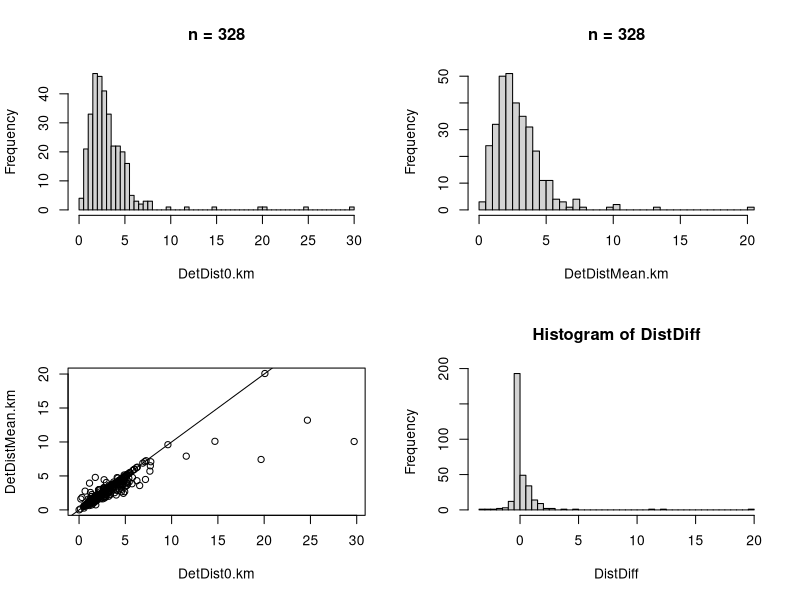
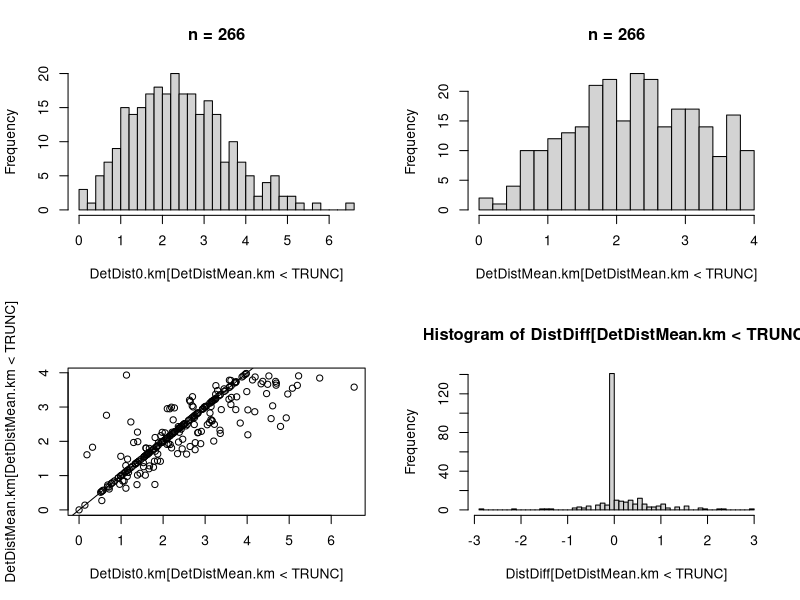
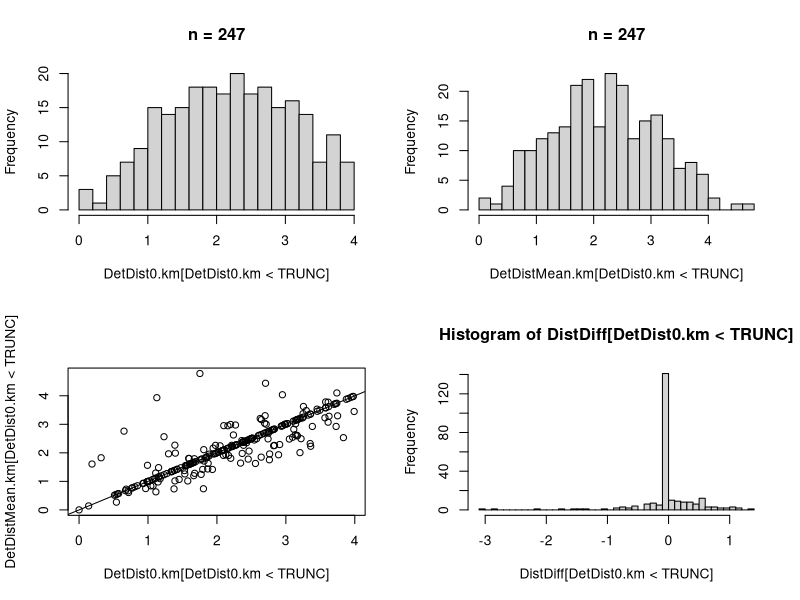
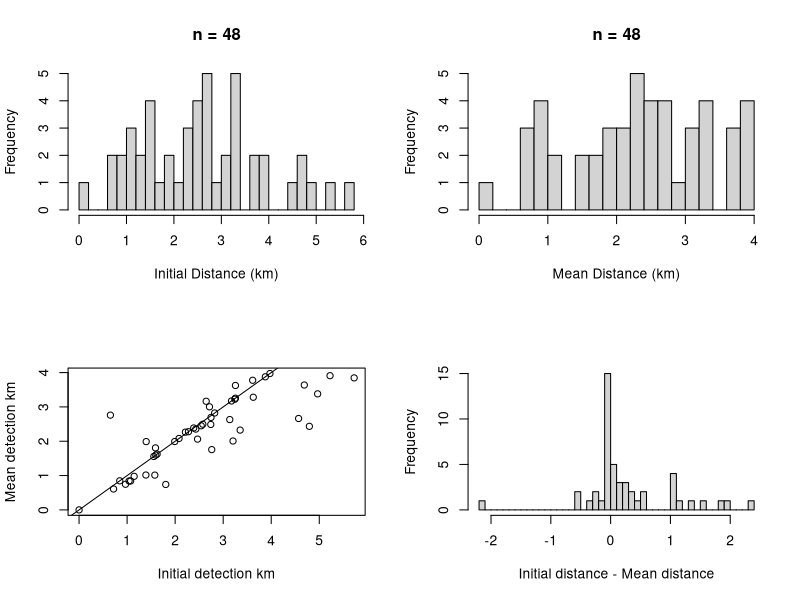
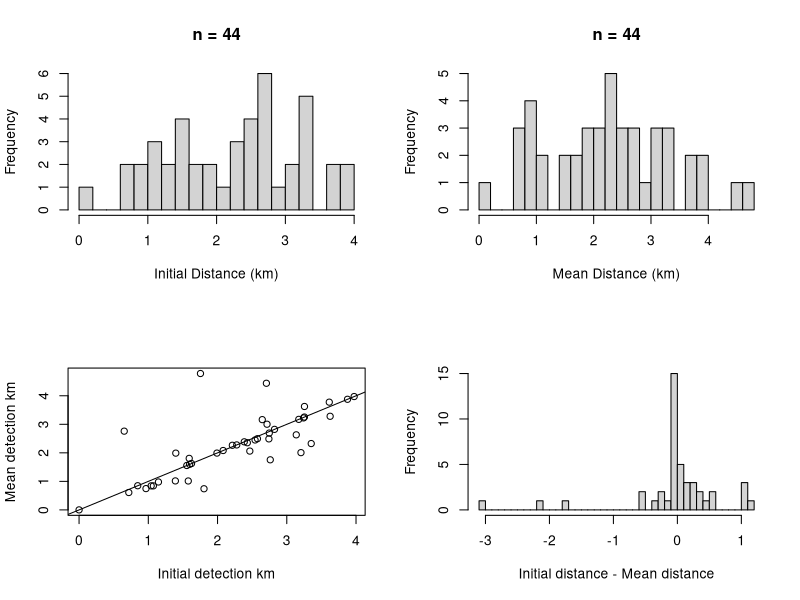
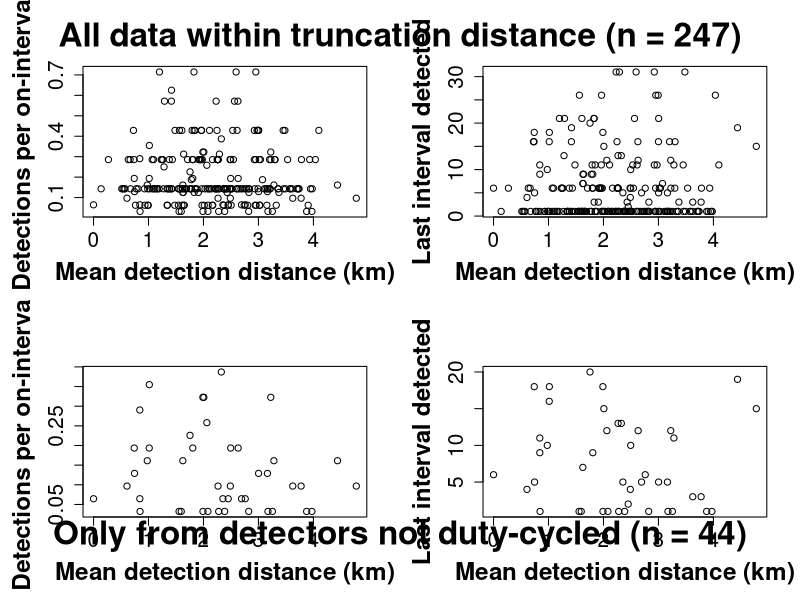
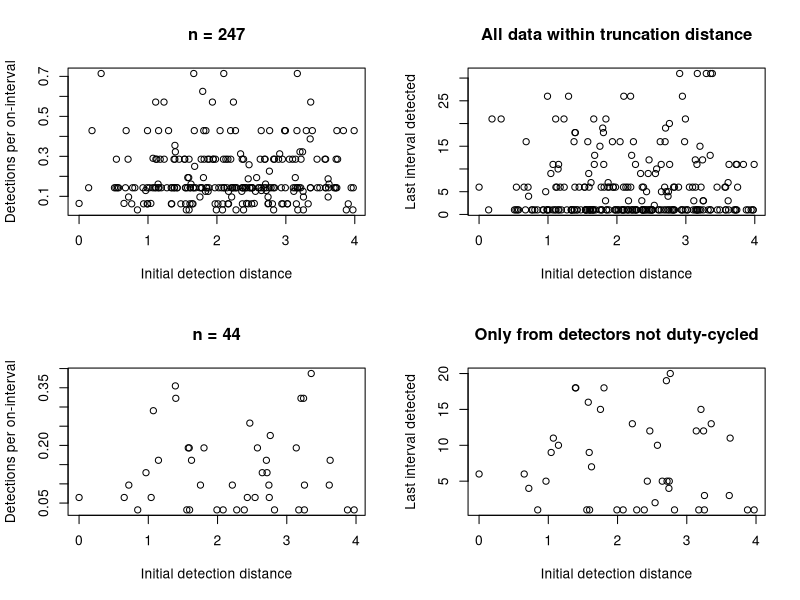

Recreate these plots in R, in order.
# 2021 April 8, Jeff Moore
# Called by EH-runBUGS.R
# First section of this file reads in Encounter History file (from DASBR data) and preps it for BUGS analysis to estimate availability time (creates BUGS data object)
# Second section of this generates a suite of data summary plots
# For an analysis of new data, code will have to be carefully reviewed line by line, because some steps are dataset specific
# Notes:
    # Distances are in km unless otherwise specified
    # for finding average detection angles or distances (when there are multiple angles for a group), we average on the angle tangents, i.e., arctan{average[tan(angle*pi/180)]} * 180/pi
    # in input .csv file, angles range from ~ 90 (horizontal) to ~ 180 (straight down).
    # in the code below, we use the transformation (180 - measured angle), so that 90 deg = horizontal and 0 deg = straight down
# Citations:
    # Barlow et al. 2020?

######################################################
# Input and manipulate data, create BUGS data object #
######################################################

##### set working directory #####
setwd("C:/jeff/NOAA/PASCAL/analysis/finalAnalysisDataAndCode-March2021/AvailabilityEstimation")

##### Ancillary info and specifications #####
mean.depth = 1.217  # mean dive depth (km), from Barlow et al. 2020
station.depth = 0.113  # mean depth of hydrophone array (km)
TRUNC = 4  # truncation distance (km)

##### Read in data file #####
ehdata = read.csv("Jeffs Files/AvailabilityEstimation/DetectionHistoryWithAngles.csv")

##### Data manipulation #####
# Reduce entire dataframe to matrix with unnecessary fields and records removed
# Matrix will consist of detection angles for detected animals, 0s for non-detections where detectors were on, and NAs where detectors were off
  intervalRows = 6:36  # indicate which fields in the data spreadsheet are the actual encounter data (keep fields labeled x1 to x31 and exclude covariates)
  intMatrix = as.matrix(ehdata[,intervalRows])  # remove the covariates, leaving just the encounter history matrix
  intMatrix[intMatrix==-1] <- NA  # if duty-cycle-off was indicated by -1 in the csv, this line changes those to NAs (we want NAs for occasions where detectors were off)
  intMatrix = intMatrix[!ehdata$Station==6 & !ehdata$Station==15,]  # Remove rows for DASBRS 6 and 15, due to duty cycling errors on these DASBRs

##### Create other matrrix objects #####
# empty matrices of correct dimension
  detMatrix = effMatrix = posAngleMatrix = intMatrix
# binary detection matrix (changes detection angles to 1s, changes NAs to 0s)
  detMatrix[intMatrix>0]=1;detMatrix[is.na(intMatrix)]=0  # if duty-cycle off are NAs in the csv:  matrix that changes angles to 1 (binary indicator of detection) and 0s otherwise
# effort matrix (1 if detector on, 0 if off due to duty cycling)
  effMatrix[!is.na(effMatrix)]=1; effMatrix[is.na(effMatrix)]=0  # (if duty-cycle off are NAs in the csv) matrix of 1s for duty-cyle on, 0s for duty-cycle off
# matrix of positive measure angles (matrix has angles to positive detections and NAs otherwise)
  posAngleMatrix[posAngleMatrix==0] = NA
# in a new object, replace 1s from detMatrix with the interval of detection (used for calculating covariate "lastInt" below)
  detMatrix2 = detMatrix
   for(i in 1:nrow(detMatrix)){
     detMatrix2[i,] = detMatrix[i,]*c(1:ncol(detMatrix))
   }

##### Derived data and covariate fields #####
# Estimated distance to initial detection (based on angle to initial encounter), assuming animal is at its mean dive depth
  DetDist0.km = (mean.depth-station.depth) * tan((180-intMatrix[,1])*pi/180)
# Mean detection distance (average of all detection distances in the encounter)
  DetDistMean.km = (mean.depth-station.depth) * rowMeans(tan((180-posAngleMatrix)*pi/180),na.rm=T)
# Difference between initial and mean detection
  DistDiff = DetDist0.km - DetDistMean.km
# Number of detections per encounter history
  numDet = rowSums(detMatrix)
# Number of intervals during which the detector was on (duty cycling), a measure of effort
  numInts = rowSums(effMatrix)
# crude measure of detection rate: proportion of intervals detected out of the number of on-intervals
  dpue = numDet/numInts
# last interval in which animal was detection (a measure of encounter length)
  lastInt = apply(detMatrix2,1,max)
# alternate crude measure of detection rate: proportion of intervals detected within the period that it was being heard
  dpue2 = numDet/lastInt

##### Create BUGS data variables and object #####
  # only retain records for which initial detection distance is within the truncation distance
  # but note that covariate for analysis is the mean detection distance (for those records where initial distance was < 4km)
    # sample size (number of encounter histories)
      ndives = nrow(detMatrix[DetDist0.km<TRUNC,])
    # number of encounter history occasions
      nocc = ncol(intMatrix[DetDist0.km < TRUNC,])
    # index whether DASRR is on 100% of time (dutyidx=1) or duty-cycled (dutyidx=0)
      dutyidx = rep(NA,ndives)
        for(i in 1:ndives){
          dutyidx[i] = 1 - (sum(effMatrix[DetDist0.km < TRUNC,][i, ]==0)>0)
        }
    # BUGS data object
      bugs.data.EH = list(nocc=nocc, nind=ndives, eh=detMatrix[DetDist0.km<TRUNC,], dcyc=effMatrix[DetDist0.km<TRUNC,])


#####################################################
# Generate (and save) some plots and data summaries #
#####################################################

##### set working directory for where plots will be saved #####
setwd("C:/jeff/NOAA/PASCAL/analysis/finalAnalysisDataAndCode-March2021/dataSummaryPlots")

# Plot initial vs. mean detection distances, all data
x11()
par(mfrow=c(2,2))
hist(DetDist0.km, breaks=50, main=paste("n = ", length(DetDist0.km),sep="")); hist(DetDistMean.km,breaks=50, main=paste("n = ", length(DetDist0.km),sep="")); plot(DetDist0.km,DetDistMean.km); abline(a=0,b=1); hist(DistDiff, breaks=50)
savePlot(filename="Detection Distance Summaries.tiff", type="tiff")
dev.off()

# Plot initial vs. mean detection distances, data truncated to MEAN detection distance < TRUNC distance
x11()
par(mfrow=c(2,2))
hist(DetDist0.km[DetDistMean.km<TRUNC], breaks=25, main=paste("n = ", length(DetDist0.km[DetDistMean.km<TRUNC]),sep="")); hist(DetDistMean.km[DetDistMean.km<TRUNC],breaks=25, main=paste("n = ", length(DetDistMean.km[DetDistMean.km<TRUNC]),sep="")); plot(DetDist0.km[DetDistMean.km<TRUNC],DetDistMean.km[DetDistMean.km<TRUNC], main=""); abline(a=0,b=1); hist(DistDiff[DetDistMean.km<TRUNC], breaks=50)
savePlot(filename="Detection Distance Summaries - trunc meanDist 4km.tiff", type="tiff")
dev.off()

# Plot initial vs. mean detection distances, data truncated to INITIAL detection distance < TRUNC distance
x11()
par(mfrow=c(2,2))
hist(DetDist0.km[DetDist0.km<TRUNC], breaks=25, main=paste("n = ", length(DetDist0.km[DetDist0.km<TRUNC]),sep="")); hist(DetDistMean.km[DetDist0.km<TRUNC],breaks=25, main=paste("n = ", length(DetDistMean.km[DetDist0.km<TRUNC]),sep="")); plot(DetDist0.km[DetDist0.km<TRUNC],DetDistMean.km[DetDist0.km<TRUNC], main=""); abline(a=0,b=1); hist(DistDiff[DetDist0.km<TRUNC], breaks=50)
savePlot(filename="Detection Distance Summaries - trunc initialDist 4km.tiff", type="tiff")
dev.off()

### Repeat some of the above plots, just for detectors that were never duty cycled

# Plot initial vs. mean detection distances, data truncated to MEAN detection distance < TRUNC distance
x11()
par(mfrow=c(2,2))
hist(DetDist0.km[DetDistMean.km<TRUNC & numInts==max(numInts) ], breaks=25, xlab="Initial Distance (km)", main=paste("n = ", length(DetDist0.km[DetDistMean.km<TRUNC & numInts==max(numInts)]),sep="")); hist(DetDistMean.km[DetDistMean.km<TRUNC & numInts==max(numInts)],breaks=25, xlab="Mean Distance (km)", main=paste("n = ", length(DetDistMean.km[DetDistMean.km<TRUNC & numInts==max(numInts)]),sep="")); plot(DetDist0.km[DetDistMean.km<TRUNC & numInts==max(numInts)],DetDistMean.km[DetDistMean.km<TRUNC & numInts==max(numInts)], xlab="Initial detection km", ylab="Mean detection km", main=""); abline(a=0,b=1); hist(DistDiff[DetDistMean.km<TRUNC & numInts==max(numInts)], breaks=50, xlab="Initial distance - Mean distance", main="")
savePlot(filename="Detection Distance Summaries - trunc meanDist 4km - noDutyCycle.tiff", type="tiff")
dev.off()

# Plot initial vs. mean detection distances, data truncated to INITIAL detection distance < TRUNC distance
x11()
par(mfrow=c(2,2))
hist(DetDist0.km[DetDist0.km<TRUNC & numInts==max(numInts) ], breaks=25, xlab="Initial Distance (km)", main=paste("n = ", length(DetDist0.km[DetDist0.km<TRUNC & numInts==max(numInts)]),sep="")); hist(DetDistMean.km[DetDist0.km<TRUNC & numInts==max(numInts)],breaks=25, xlab="Mean Distance (km)", main=paste("n = ", length(DetDistMean.km[DetDist0.km<TRUNC & numInts==max(numInts)]),sep="")); plot(DetDist0.km[DetDist0.km<TRUNC & numInts==max(numInts)],DetDistMean.km[DetDist0.km<TRUNC & numInts==max(numInts)], xlab="Initial detection km", ylab="Mean detection km", main=""); abline(a=0,b=1); hist(DistDiff[DetDist0.km<TRUNC & numInts==max(numInts)], breaks=50, xlab="Initial distance - Mean distance", main="")
savePlot(filename="Detection Distance Summaries - trunc initDist 4km - noDutyCycle.tiff", type="tiff")
dev.off()

### Plot mean detection distance vs. some encounter rate metrics
axisSize = 1.5
labSize = 1.75
fontType = 2 # bold
#x11()
tiff(filename = "Encounter rate metrics vs mean distance.tif", width=10, height=10,units="in",res=300)
par(mfrow=c(2,2), mar=c(5,5,4,2))
# Set 1: all data within truncation range
plot(DetDistMean.km[DetDist0.km<TRUNC], dpue[DetDist0.km<TRUNC], main="", xlab="Mean detection distance (km)", ylab="Detections per on-interval", cex.lab=labSize, cex.axis=axisSize, font.lab=fontType)
plot(DetDistMean.km[DetDist0.km<TRUNC], lastInt[DetDist0.km<TRUNC], main="", xlab="Mean detection distance (km)", ylab="Last interval detected", cex.lab=labSize, cex.axis=axisSize, font.lab=fontType)
# Set 2: only for non duty-cycled detectors
plot(DetDistMean.km[DetDist0.km<TRUNC & numInts==max(numInts)], dpue[DetDist0.km<TRUNC & numInts==max(numInts)], main="", xlab="Mean detection distance (km)", ylab="Detections per on-interval", cex.lab=labSize, cex.axis=axisSize, font.lab=fontType)
plot(DetDistMean.km[DetDist0.km<TRUNC & numInts==max(numInts)], lastInt[DetDist0.km<TRUNC & numInts==max(numInts)], main="", xlab="Mean detection distance (km)", ylab="Last interval detected", cex.lab=labSize, cex.axis=axisSize, font.lab=fontType)
mtext(paste("All data within truncation distance (n = ", length(DetDistMean.km[DetDist0.km<TRUNC]), ")", sep=""), side=3, outer=T,cex=2, line= -3, font=2)
mtext(paste("Only from detectors not duty-cycled (n = ", sum(DetDist0.km<TRUNC & numInts==max(numInts)), ")", sep=""), side=3, outer=T, line=-33,cex=2,font=2)
#savePlot(filename = "Encounter rate metrics vs mean distance.tif", type="tiff")
dev.off()

# Plot initial detection distance vs. some encounter rate metrics
x11()
par(mfrow=c(2,2))
# Set 1: all data within truncation range
plot(DetDist0.km[DetDist0.km<TRUNC], dpue[DetDist0.km<TRUNC], main=paste("n = ", length(DetDist0.km[DetDist0.km<TRUNC]),sep=""), xlab="Initial detection distance", ylab="Detections per on-interval")
plot(DetDist0.km[DetDist0.km<TRUNC], lastInt[DetDist0.km<TRUNC], main="All data within truncation distance", xlab="Initial detection distance", ylab="Last interval detected")
# Set 2: only for non duty-cycled detectors
plot(DetDist0.km[DetDist0.km<TRUNC & numInts==max(numInts)], dpue[DetDist0.km<TRUNC & numInts==max(numInts)], main=paste("n = ", sum(DetDist0.km<TRUNC & numInts==max(numInts)),sep=""), xlab="Initial detection distance", ylab="Detections per on-interval")
plot(DetDist0.km[DetDist0.km<TRUNC & numInts==max(numInts)], lastInt[DetDist0.km<TRUNC & numInts==max(numInts)], main="Only from detectors not duty-cycled", xlab="Initial detection distance", ylab="Last interval detected")
savePlot(filename = "Encounter rate metrics vs initial distance.tif", type="tiff")
dev.off()

# duration length (last interval detected) on non duty-cycled detectors
mean(lastInt[DetDist0.km<TRUNC & numInts==max(numInts)])  # mean value for "last Interval", for non-duty cycled detectors, within truncation distance
# 7.57 for 4k trunction
length(lastInt[DetDist0.km<TRUNC & numInts==max(numInts)])  # sample size
# n=44 for 4k truncation


